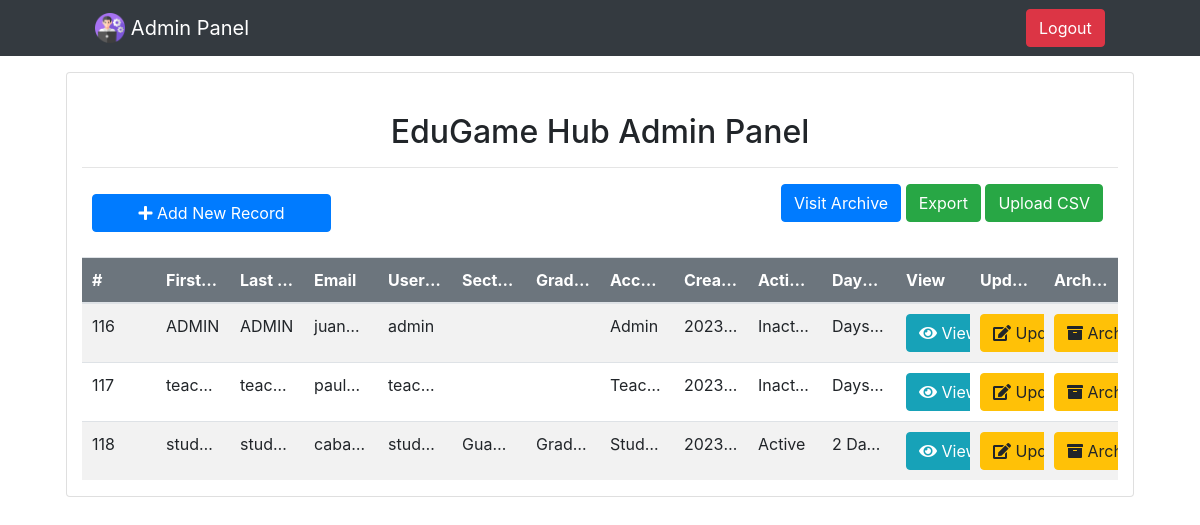
The page / on the database its author committed.
### tables this page shows
CREATE TABLE `tbl_accdb` (
  `id` int(11) NOT NULL,
  `firstname` varchar(50) NOT NULL,
  `lastname` varchar(50) NOT NULL,
  `email` varchar(50) NOT NULL,
  `username` varchar(255) NOT NULL,
  `section` varchar(50) NOT NULL,
  `grade_level` varchar(50) NOT NULL,
  `account_type` varchar(50) NOT NULL,
  `password` varchar(255) NOT NULL,
  `created_date` datetime NOT NULL
);

### index.php (the view, shortened to what this page needs)
<!DOCTYPE html>
<html lang="en">
<head>
  <link rel="stylesheet" href="https://use.fontawesome.com/releases/v5.0.13/css/all.css"
>
  <link rel="stylesheet" href="https://stackpath.bootstrapcdn.com/bootstrap/4.1.1/css/bootstrap.min.css"
>
  <link rel="stylesheet" href="css/style.css">
</head>
<body>
  <nav class="navbar navbar-expand-lg navbar-dark bg-dark fixed-top">
  <div class="container">
    <a class="navbar-brand" href="#">
      <img src="images/admin.png" width="30" height="30" class="d-inline-block align-top" alt="">
      Admin Panel
    </a>
    <div class="collapse navbar-collapse justify-content-end" id="navbarNav">
      <ul class="navbar-nav">
        <li class="nav-item">
          <form method="post" action="index.html">
            <button type="submit" name="logout" class="btn btn-danger">Logout</button>
          </form>
        </li>
      </ul>
    </div>
  </div>
</nav>
  <br><br><br>
  <div class="container">
    <div class="row">
      <div class="col-md-12 card">
        <div>
          <div class="head-title">
            <h2 class="text-center">EduGame Hub Admin Panel</h2>
            <hr>
          </div>
          <div class="col-md-3 float-left add-new-button">
            <a href="#" class="btn btn-primary btn-block" data-toggle="modal" data-target="#addModal">
              <i class="fas fa-plus"></i> Add New Record
            </a>
          </div>
          <?php
    include_once 'db_conn.php';
?>
          <div class="col-md-12 head">
    <div class="float-right">
    <a href="archive.php" class="btn btn-primary">Visit Archive</a>
        <a href="exportData.php" class="btn btn-success"><i class="dwn"></i> Export</a>
        <a href="javascript:void(0);" class="btn btn-success" onclick="formToggle('importFrm');"><i class="plus"></i> Upload CSV</a>
    </div>
</div>
          <br><br><br>
          <table class="table table-striped">
            <thead class="bg-secondary text-white">
              <tr>
                <th>#</th>
                <th>First Name</th>
                <th>Last Name</th>
                <th>Email</th>
                <th>Username</th>
                <th>Section</th>
                <th>Grade Level</th>
                <th>Account Type</th>
                <th>Created Date</th>
                <th>Active Status</th>
                <th>Days Since Last Login</th>
                <th>View</th>
                <th>Update</th>
                <th>Archive</th>
              </tr>
            </thead>
            <tbody>
            <?php
$inactivityThreshold = 60;
$thresholdDate = date('Y-m-d H:i:s', strtotime("-$inactivityThreshold days"));
$sql = "SELECT
    u.id,
    u.firstname,
    u.lastname,
    u.email,
    u.username,
    u.section,
    u.grade_level,
    u.account_type,
    u.password,
    u.created_date,
    CASE
        WHEN a.last_login_timestamp IS NULL THEN 'Inactive'
        WHEN a.last_login_timestamp < '$thresholdDate' THEN 'Inactive'
        ELSE 'Active'
    END AS activity_status,
    DATEDIFF(NOW(), a.last_login_timestamp) AS days_since_last_login
FROM
    tbl_accdb u
LEFT JOIN
    (SELECT user_id, MAX(CASE WHEN action = 'Login' THEN timestamp ELSE NULL END) AS last_login_timestamp
     FROM tbl_activity_log
     GROUP BY user_id
    ) a
ON
    u.id = a.user_id";
$result = mysqli_query($conn, $sql);
if($result)
{
    while($row = mysqli_fetch_assoc($result)){
    ?>
    <tr>
        <td><?php echo $row['id']; ?></td>
        <td><?php echo $row['firstname']; ?></td>
        <td><?php echo $row['lastname']; ?></td>
        <td><?php echo $row['email']; ?></td>
        <td><?php echo $row['username']; ?></td>
        <td><?php echo $row['section']; ?></td>
        <td><?php echo $row['grade_level']; ?></td>
        <td><?php echo $row['account_type']; ?></td>
        <td><?php echo $row['created_date']; ?></td>
        <td><?php echo $row['activity_status']; ?></td>
        <td><?php echo $row['days_since_last_login']; ?> Days Ago</td>
        <td>
            <button type="button" class="btn btn-info viewBtn"> <i class="fas fa-eye"></i> View </button>
        </td>
        <td>
            <button type="button" class="btn btn-warning updateBtn"> <i class="fas fa-edit"></i> Update </button>
        </td>
        <td>
            <button type="button" class="btn btn-warning archiveBtn" data-toggle="modal" data-target="#archiveModal" data-record-id="<?php echo $row['id']; ?>">
                <i class="fas fa-archive"></i> Archive
            </button>
        </td>
    </tr>
    <?php
    }
}else{
    echo "<script> alert('No Record Found');</script>";
}
?>
            </tbody>
          </table>
        </div>
      </div>
    </div>
  </div>
</body>
</html>

### css/style.css (style rules this page uses)
.add-new-button { padding: 10px; padding-bottom: 10px; }
.head-title { padding-top: 40px; }
.container { max-width: 89%; margin: auto; }
.table { table-layout: fixed; word-wrap: break-word; overflow: hidden; }
.table th, .table td { padding: 10px; overflow: hidden; text-overflow: ellipsis; white-space: nowrap; }

### rows shown on the page
tbl_accdb: id "116", firstname "ADMIN", lastname "ADMIN", email "juan…", username "admin", account_type "Admin", created_date "2023…", activity_status "Inact…"
tbl_accdb: id "117", firstname "teac…", lastname "teac…", email "paul…", username "teac…", account_type "Teac…", created_date "2023…", activity_status "Inact…"
tbl_accdb: id "118", firstname "stud…", lastname "stud…", email "caba…", username "stud…", section "Gua…", grade_level "Grad…", account_type "Stud…", created_date "2023…", activity_status "Active", days_since_last_login "2"
